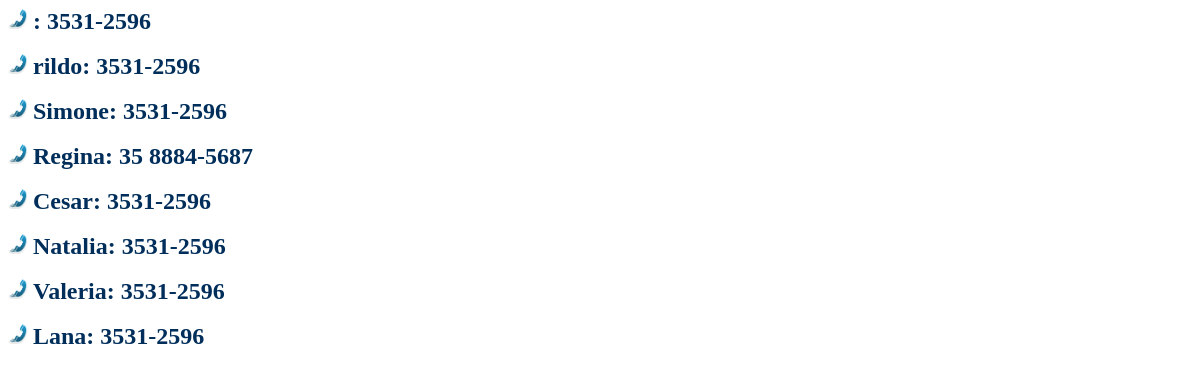
Screenshot of /direcciona.php with the database file from the repository.
### tables this page shows
CREATE TABLE IF NOT EXISTS `cadastros` (
  `id` int(11) NOT NULL AUTO_INCREMENT,
  `fone` varchar(15) NOT NULL,
  `senha` varchar(256) NOT NULL,
  `nome` varchar(256) NOT NULL,
  `apelido` varchar(255) NOT NULL,
  PRIMARY KEY (`id`)
);

### direcciona.php (the view, shortened to what this page needs)
<!doctype html>
<html lang="en">
 <head>
  <link rel="stylesheet" type="text/css" href="style/stylo.css">
 </head>
 <body>
<table cellspacing="0" cellpadding="0" width="100%">
<td width="" valign="top" align="left">
  <?php
$sql=mysql_query("select*from cadastros ORDER BY id ASC LIMIT 0,08")or die("Cadastros não foi selecionada");
$rows=mysql_num_rows($sql);
if($rows>0)
{
	while($exibe=mysql_fetch_array($sql))
		{
		 $nome=$exibe['nome'];
		 $fone=$exibe['fone'];
		 $picture='<img align="left" style="margin-right:5px" src="img/tel.png" width="20" height="21">';
		 echo '<div style="background-color:none">';
		 echo '<span style="color:#002e5b;font-size:18pt;font-weight:bold">'.$picture.$nome.': '.$fone.'<br>';
         echo '</div>&nbsp;&nbsp;';
		}
	}
?>
</td>
</table>
 </body>
</html>

### rows the page displays
cadastros: fone "3531-2596"
cadastros: nome "rildo", fone "3531-2596"
cadastros: nome "Simone", fone "3531-2596"
cadastros: nome "Regina", fone "35 8884-5687"
cadastros: nome "Cesar", fone "3531-2596"
cadastros: nome "Natalia", fone "3531-2596"
cadastros: nome "Valeria", fone "3531-2596"
cadastros: nome "Lana", fone "3531-2596"
